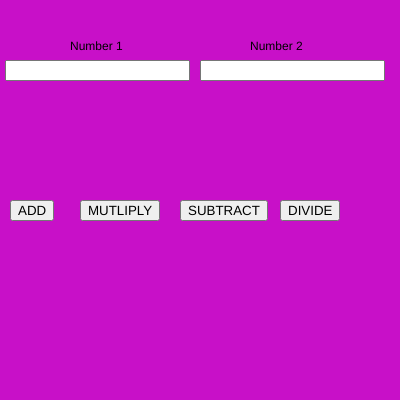
Frame 1 (no input)
Frame 60 (no input): identical to frame 1, image omitted
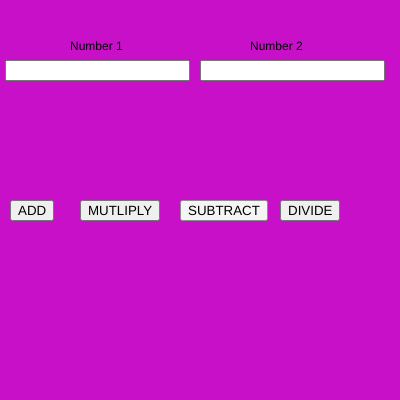
Frame 120 (the mouse pressed at the canvas centre since frame 60)

The p5.js sketch that drew these frames (run headless with seeded random() and noise() and a simulated clock; from frame 60 on, the mouse is pressed at the canvas centre):

// p5.js sketch
// ── sketch.js
var number1, number2,input1,input2;
var b1,b2,b3,b4;

function add(){
    console.log(number1 + number2);
}

function multiply(){
  console.log(number1 * number2);
}

function subtract(){
  console.log(number1 - number2);


}

function divide(){
  console.log(number1/number2);


}

function setup() {
  createCanvas(400, 400);

  input1 = createInput();
  input1.position(5,60);

  input2 = createInput();
  input2.position(200,60);

  b1 = createButton("ADD");
  b1.position(10,200);
  b1.mousePressed(add);

  b2 = createButton("MUTLIPLY");
  b2.position(80,200);
  b2.mousePressed(multiply);

  b3 = createButton("SUBTRACT")
  b3.position(180,200)
  b3.mousePressed(subtract)

  b4 = createButton("DIVIDE")
  b4.position(280,200)
  b4.mousePressed(divide)

}


function draw() {
  background(200,16,200);

  text("Number 1",70,50);
  text("Number 2", 250,50);

  //console.log(input1.value());
  //parseInt() ===> converts string type data inside text box into a interger number(means whole number)

  number1 = parseInt(input1.value());
  number2 = parseInt(input2.value());
}
